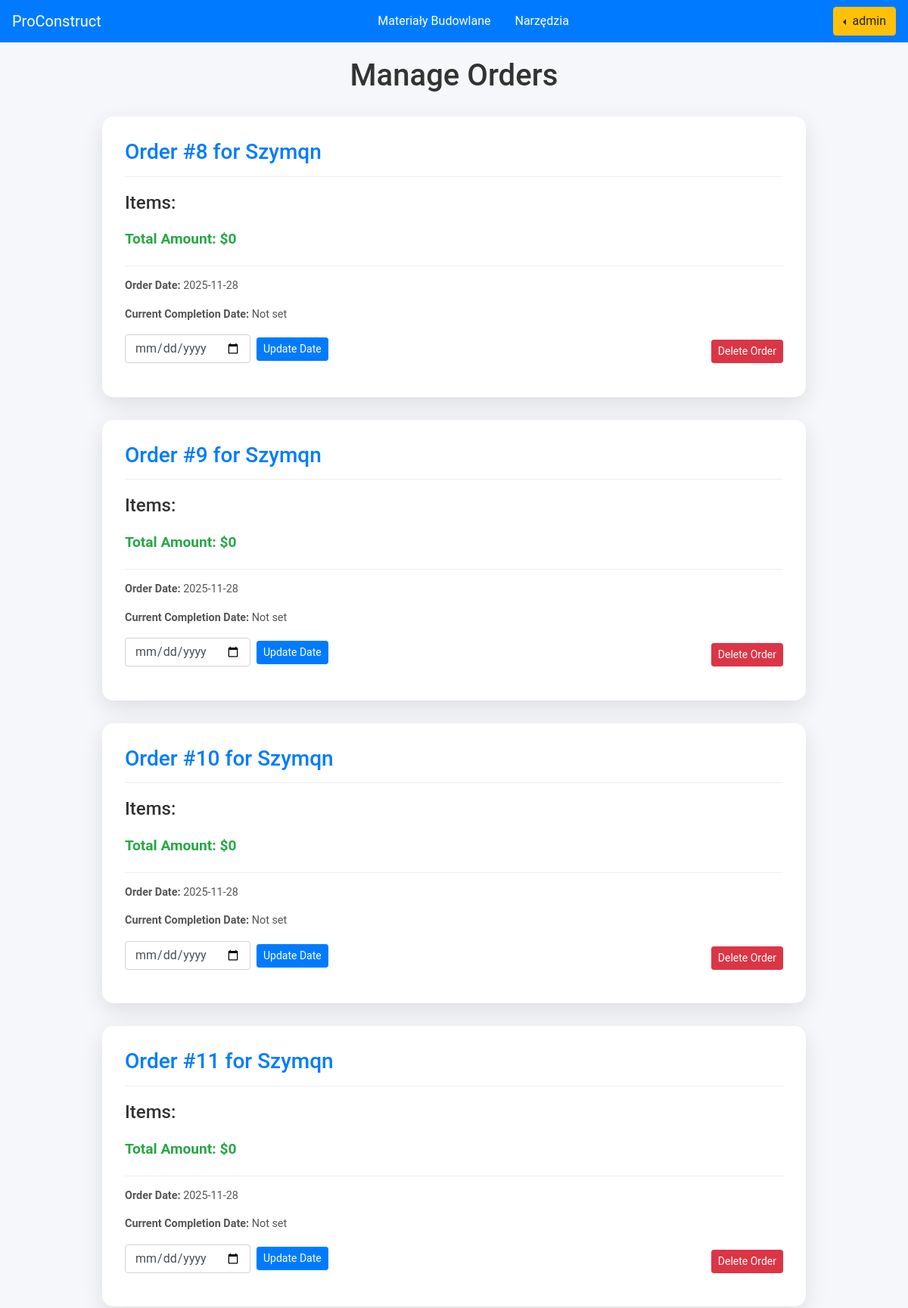
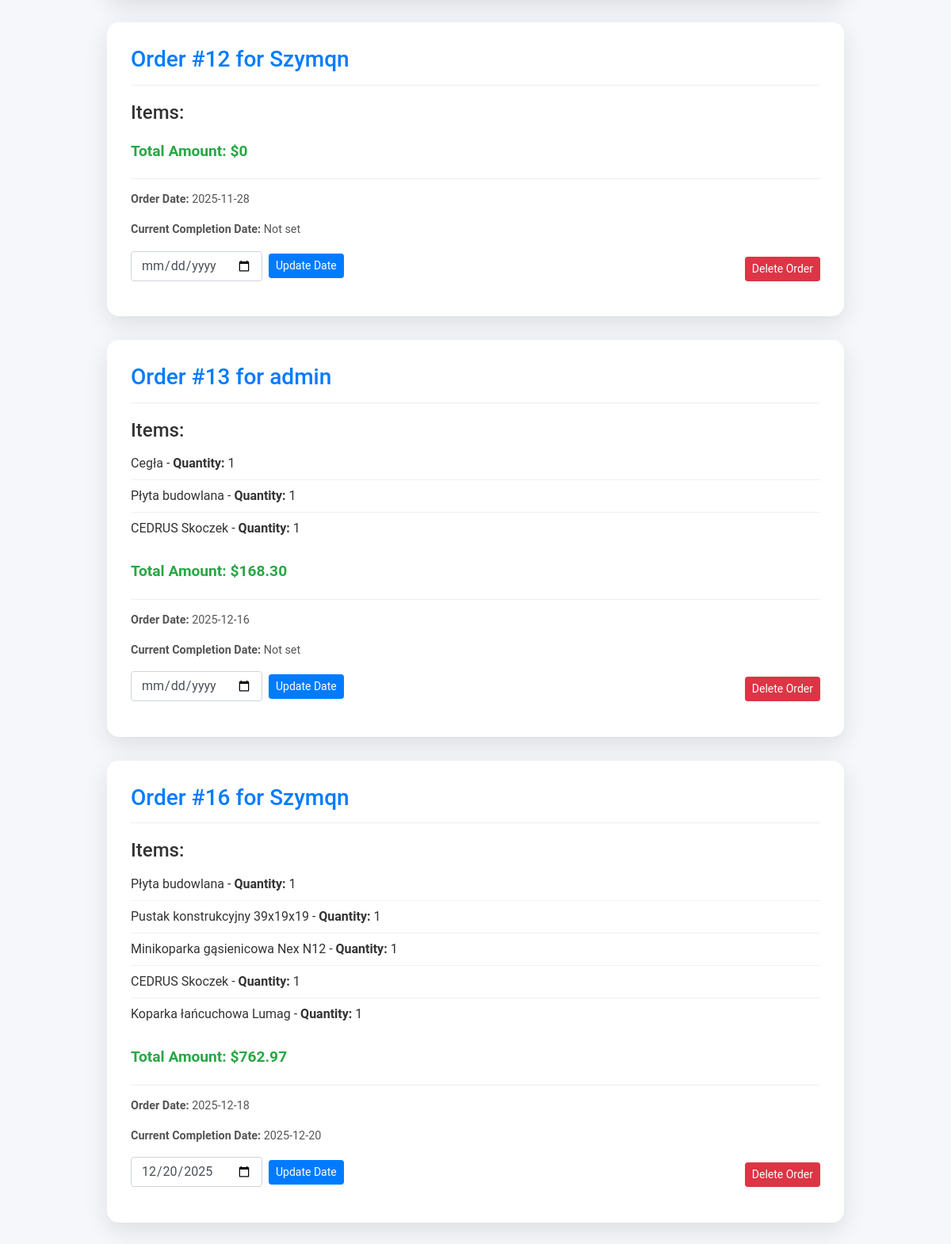
Screenshot of /seller/orders_manage/ (signed in) with the database file from the repository (2 pictures, top to bottom).
### users/models.py (models this page shows, shortened)
class CustomUser(AbstractUser):
    email = models.EmailField(_('email address'), unique=True)
    USERNAME_FIELD = 'email'
    REQUIRED_FIELDS = ('username',)
    objects = CustomUserManager()

### base/models.py (models this page shows, shortened)
class Order(models.Model):
    user = models.ForeignKey(settings.AUTH_USER_MODEL, on_delete=models.CASCADE)
    order_date = models.DateTimeField(auto_now_add=True)
    order_completion_date = models.DateTimeField(null=True, blank=True)
    def __str__(self):
        return f"Order #{self.id} for {self.user.username}"

class OrderProduct(models.Model):
    order = models.ForeignKey(Order, on_delete=models.CASCADE)
    cart_item = models.ForeignKey(CartItem, on_delete=models.CASCADE)

class CartItem(models.Model):
    cart = models.ForeignKey('Cart', on_delete=models.CASCADE, null=True, blank=True)
    product = models.ForeignKey(Product, on_delete=models.CASCADE, null=True, blank=True)
    equipment = models.ForeignKey(Equipment, on_delete=models.CASCADE, null=True, blank=True)
    product_quantity = models.PositiveIntegerField(default=1)
    equipment_quantity = models.PositiveIntegerField(default=1)

class Product(models.Model):
    name = models.CharField(max_length=100)
    description = models.TextField()
    price = models.DecimalField(max_digits=10, decimal_places=2)
    image = models.URLField()
    quantity = models.PositiveIntegerField(default=0)

class OrderEquipment(models.Model):
    order = models.ForeignKey(Order, on_delete=models.CASCADE)
    cart_item = models.ForeignKey(CartItem, on_delete=models.CASCADE)

class Equipment(models.Model):
    name = models.CharField(max_length=100)
    description = models.TextField()
    price = models.DecimalField(max_digits=10, decimal_places=2)
    image = models.URLField()
    quantity = models.PositiveIntegerField(default=0)

### seller/views.py (the view, shortened to what this page needs)
# urls.py: path('orders_manage/', views.orders_manage, name='orders_manage'),
@login_required()
@user_passes_test(lambda u: u.is_staff)
def orders_manage(request):
    orders = Order.objects.all()
    order_data = []
    for order in orders:
        order_products = OrderProduct.objects.filter(order=order)
        order_equipments = OrderEquipment.objects.filter(order=order)
        total_amount_products = sum(product.cart_item.product.price * product.cart_item.product_quantity for product in order_products)
        total_amount_equipments = sum(equipment.cart_item.equipment.price * equipment.cart_item.equipment_quantity for equipment in order_equipments)
        total_amount = total_amount_products + total_amount_equipments
        order_data.append({
            'order': order,
            'order_products': order_products,
            'order_equipments': order_equipments,
            'total_amount': total_amount
        })
    return render(request, 'seller/orders_manage.html', {'order_data': order_data})

### templates/seller/orders_manage.html (shortened to what this page needs)
{% include 'base/navbar.html' %}
{% load static %}
{% block extra_head %}
    <link rel="stylesheet" href="{% static 'orders.css' %}">
{% endblock %}
{% block content %}
<div class="container">
    <h1>Manage Orders</h1>
    {% for order_info in order_data %}
    <div class="order-card">
        <div class="order-card-header">
            <h2>{{ order_info.order }}</h2>
        </div>
        <div class="order-card-body">
            <h4>Items:</h4>
            <ul>
                {% for product in order_info.order_products %}
                    <li>{{ product.cart_item.product.name }} - <strong>Quantity:</strong> {{ product.cart_item.product_quantity }}</li>
                {% endfor %}
                {% for equipment in order_info.order_equipments %}
                    <li>{{ equipment.cart_item.equipment.name }} - <strong>Quantity:</strong> {{ equipment.cart_item.equipment_quantity }}</li>
                {% endfor %}
            </ul>
            <p class="total-amount">Total Amount: ${{ order_info.total_amount }}</p>
        </div>
        <div class="order-card-footer">
            <p><strong>Order Date:</strong> {{ order_info.order.order_date|date:"Y-m-d" }}</p>
            <p><strong>Current Completion Date:</strong> {{ order_info.order.order_completion_date|date:"Y-m-d"|default:"Not set" }}</p>
            <div class="d-flex justify-content-between align-items-end mt-3">
                <form method="post" action="{% url 'orders_manage' %}" class="form-inline">
                    <div class="form-group mr-2">
                        <input type="date" class="form-control" name="order_completion_date" id="completion_date_{{ order_info.order.id }}" value="{{ order_info.order.order_completion_date|date:"Y-m-d" }}">
                    </div>
                    <button type="submit" class="btn btn-primary btn-sm">Update Date</button>
                </form>
                <form method="post" action="{% url 'orders_manage' %}">
                    <button type="submit" class="btn btn-danger btn-sm">Delete Order</button>
                </form>
            </div>
        </div>
    </div>
    {% endfor %}
</div>
{% endblock %}

### templates/base/navbar.html (shortened to what this page needs)
<link rel="stylesheet" href="https://cdn.jsdelivr.net/npm/bootstrap@4.4.1/dist/css/bootstrap.min.css">
<nav class="navbar navbar-dark sticky-top bg-primary">
    <a class="navbar-brand" href="/">ProConstruct</a>
    <ul class="nav justify-content">
        <li class="nav-item">
            <a class="nav-link" style="color: white; " href="{% url 'product-list' %}">Materiały Budowlane</a>
        </li>
        <li>
            <a class="nav-link" style="color: white;" href="{% url 'equipment-list' %}">Narzędzia</a>
        </li>
    </ul>
    {% if request.user.is_authenticated %}
        <div class="dropleft">
            <button class="btn btn-warning dropdown-toggle" type="button" id="dropdownMenuButton" data-toggle="dropdown" aria-haspopup="true" aria-expanded="false">
                {{ request.user.username }}
            </button>
        </div>
    {% endif %}
</nav>

### static/orders.css (style rules this page uses)
.container { padding-top: 20px; width: 90%; max-width: 960px; margin: 0 auto; }
h1 { text-align: center; margin-bottom: 30px; font-size: 2.5rem; color: #333; }
.order-card { background: #ffffff; border-radius: 15px; box-shadow: 0 10px 30px rgba(0, 0, 0, 0.1); margin-bottom: 30px; padding: 30px; transition: transform 0.3s ease, box-shadow 0.3s ease; }
.order-card-header { border-bottom: 1px solid #eee; padding-bottom: 15px; margin-bottom: 20px; }
.order-card-header h2 { margin: 0; font-size: 1.75rem; color: #007bff; }
.order-card-body ul { list-style-type: none; padding-left: 0; margin-bottom: 20px; }
.order-card-body li { padding: 8px 0; border-bottom: 1px solid #f0f0f0; }
.order-card-body li:last-child { border-bottom: none; }
.order-card-footer { border-top: 1px solid #eee; padding-top: 15px; margin-top: 20px; font-size: 0.9rem; color: #555; }
.total-amount { font-size: 1.2rem; font-weight: bold; color: #28a745; margin-bottom: 15px; }

### rows the page displays
CustomUser: user.username "admin"
Order: order "Order #8 for Szymqn", total_amount "0", order.order_date "2025-11-28", order.order_completion_date "Not set"
Order: order "Order #9 for Szymqn", total_amount "0", order.order_date "2025-11-28", order.order_completion_date "Not set"
Order: order "Order #10 for Szymqn", total_amount "0", order.order_date "2025-11-28", order.order_completion_date "Not set"
Order: order "Order #11 for Szymqn", total_amount "0", order.order_date "2025-11-28", order.order_completion_date "Not set"
Order: order "Order #12 for Szymqn", total_amount "0", order.order_date "2025-11-28", order.order_completion_date "Not set"
Order: order "Order #13 for admin", total_amount "168.30", order.order_date "2025-12-16", order.order_completion_date "Not set"
OrderProduct: cart_item.product.name "Cegła", cart_item.product_quantity "1"
OrderProduct: cart_item.product.name "Płyta budowlana", cart_item.product_quantity "1"
OrderEquipment: cart_item.equipment.name "CEDRUS Skoczek", cart_item.equipment_quantity "1"
Order: order "Order #16 for Szymqn", total_amount "762.97", order.order_date "2025-12-18", order.order_completion_date "2025-12-20", order_completion_date "12/20/2025"
OrderProduct: cart_item.product.name "Płyta budowlana", cart_item.product_quantity "1"
OrderProduct: cart_item.product.name "Pustak konstrukcyjny 39x19x19", cart_item.product_quantity "1"
OrderEquipment: cart_item.equipment.name "Minikoparka gąsienicowa Nex N12", cart_item.equipment_quantity "1"
OrderEquipment: cart_item.equipment.name "CEDRUS Skoczek", cart_item.equipment_quantity "1"
OrderEquipment: cart_item.equipment.name "Koparka łańcuchowa Lumag", cart_item.equipment_quantity "1"
